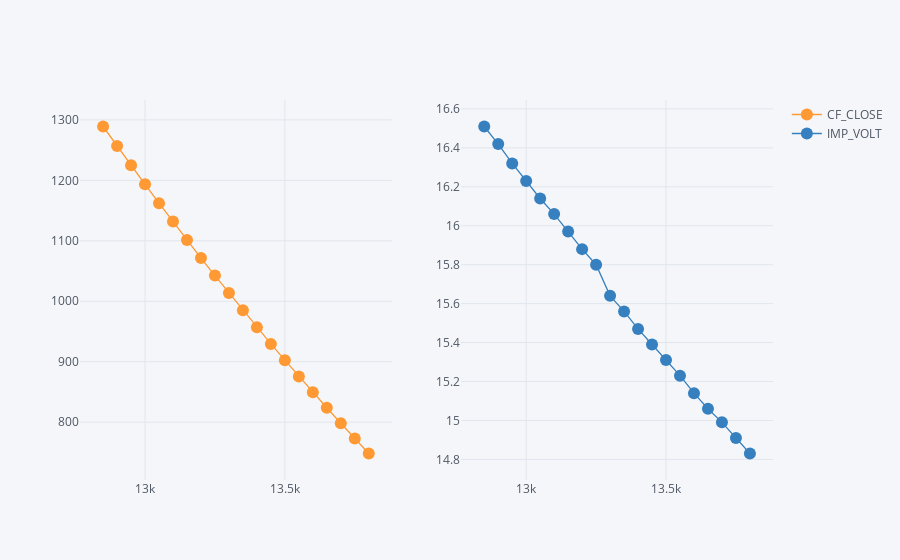

Write notebook code for a chart like this one.
### Code cell
calls.set_index('STRIKE_PRC')[['CF_CLOSE', 'IMP_VOLT']].iplot(subplots=True,
                                                             mode='lines+markers')

### Figure 1 — Plotly figure (JSON) as saved in the notebook; plotly's stock layout.template omitted (floating-point values rounded to 4 significant figures)
{"data": [{"line": {"color": "rgba(255, 153, 51, 1.0)", "dash": "solid", "shape": "linear", "width": 1.3}, "marker": {"size": 12, "symbol": "circle"}, "mode": "lines+markers", "name": "CF_CLOSE", "text": "", "type": "scatter", "x": [12850, 12900, 12950, 13000, 13050, 13100, 13150, 13200, 13250, 13300, 13350, 13400, 13450, 13500, 13550, 13600, 13650, 13700, 13750, 13800], "xaxis": "x", "y": [1289.0, 1257.0, 1225.0, 1193.0, 1162.0, 1132.0, 1101.0, 1072.0, 1042.0, 1014.0, 985.2, 956.9, 929.4, 902.5, 875.6, 849.4, 823.7, 798.1, 773.1, 748.1], "yaxis": "y"}, {"line": {"color": "rgba(55, 128, 191, 1.0)", "dash": "solid", "shape": "linear", "width": 1.3}, "marker": {"size": 12, "symbol": "circle"}, "mode": "lines+markers", "name": "IMP_VOLT", "text": "", "type": "scatter", "x": [12850, 12900, 12950, 13000, 13050, 13100, 13150, 13200, 13250, 13300, 13350, 13400, 13450, 13500, 13550, 13600, 13650, 13700, 13750, 13800], "xaxis": "x2", "y": [16.51, 16.42, 16.32, 16.23, 16.14, 16.06, 15.97, 15.88, 15.8, 15.64, 15.56, 15.47, 15.39, 15.31, 15.23, 15.14, 15.06, 14.99, 14.91, 14.83], "yaxis": "y2"}], "layout": {"legend": {"bgcolor": "#F5F6F9", "font": {"color": "#4D5663"}}, "paper_bgcolor": "#F5F6F9", "plot_bgcolor": "#F5F6F9", "title": {"font": {"color": "#4D5663"}}, "xaxis": {"anchor": "y", "domain": [0, 0.45], "gridcolor": "#E1E5ED", "showgrid": true, "tickfont": {"color": "#4D5663"}, "title": {"font": {"color": "#4D5663"}, "text": ""}, "zerolinecolor": "#E1E5ED"}, "xaxis2": {"anchor": "y2", "domain": [0.55, 1], "gridcolor": "#E1E5ED", "showgrid": true, "tickfont": {"color": "#4D5663"}, "title": {"font": {"color": "#4D5663"}, "text": ""}, "zerolinecolor": "#E1E5ED"}, "yaxis": {"anchor": "x", "domain": [0, 1], "gridcolor": "#E1E5ED", "showgrid": true, "tickfont": {"color": "#4D5663"}, "title": {"font": {"color": "#4D5663"}, "text": ""}, "zerolinecolor": "#E1E5ED"}, "yaxis2": {"anchor": "x2", "domain": [0, 1], "gridcolor": "#E1E5ED", "showgrid": true, "tickfont": {"color": "#4D5663"}, "title": {"font": {"color": "#4D5663"}, "text": ""}, "zerolinecolor": "#E1E5ED"}}}
